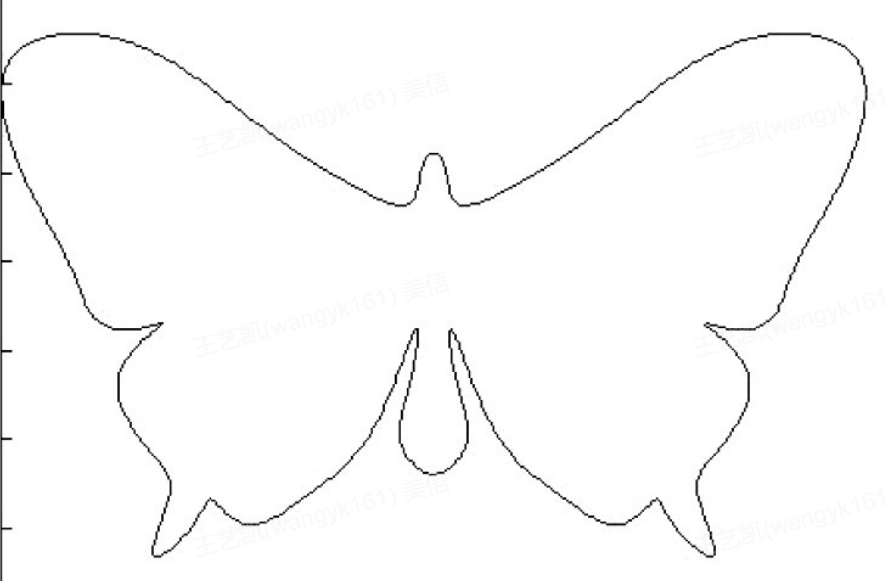
%> input picture m_file/轨迹规划/butterfly.png, 888 x 581 px
$ octave output_origin_trace.m   (GNU Octave 9; MATLAB toolbox functions it lacks are replaced by stand-ins)
%> lines starting %> are read from the running program, lines starting %| are printed output that depends on the picture; in (x1, y1, x2, y2) boxes, pixels count from 0 and x2, y2 are one past the last pixel; in counts of white or black regions, pixels touching at a corner belong together; the program's own positions count from 1
%% 图像读取

img = imread('butterfly.png');
%> img is the input picture: size 581x888x3 uint8; min 0, max 255, mean 251.1
gray_img = rgb2gray(img);
bw_img = imbinarize(gray_img);
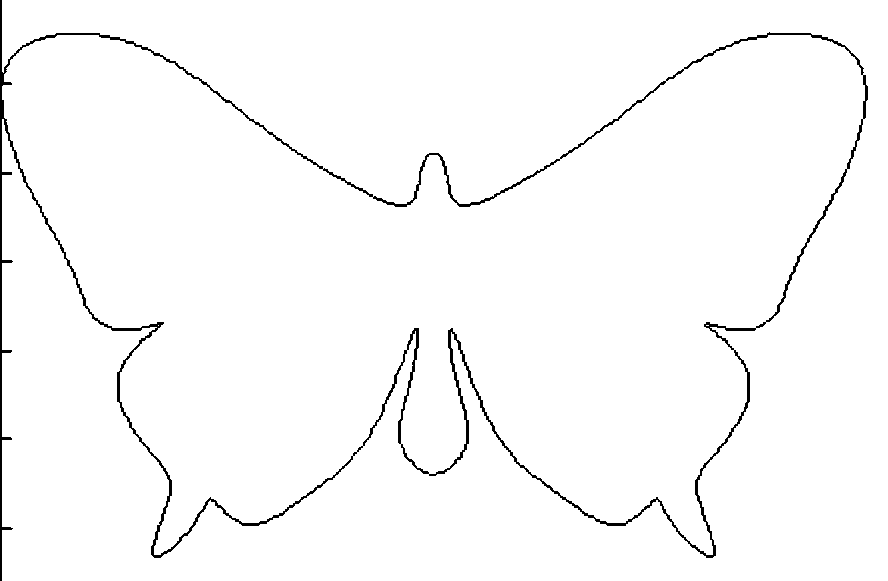
%> bw_img: size 581x888 logical; 98.1% white; 1 black region, box (x1, y1, x2, y2) and area: (0, 0, 868, 581) 9932
bw_img = imcomplement(bw_img); % 反相确保轨迹为白色

%% 边界点提取

boundaries = bwareaopen(bw_img,50);
boundaries = imfill(boundaries,'holes');
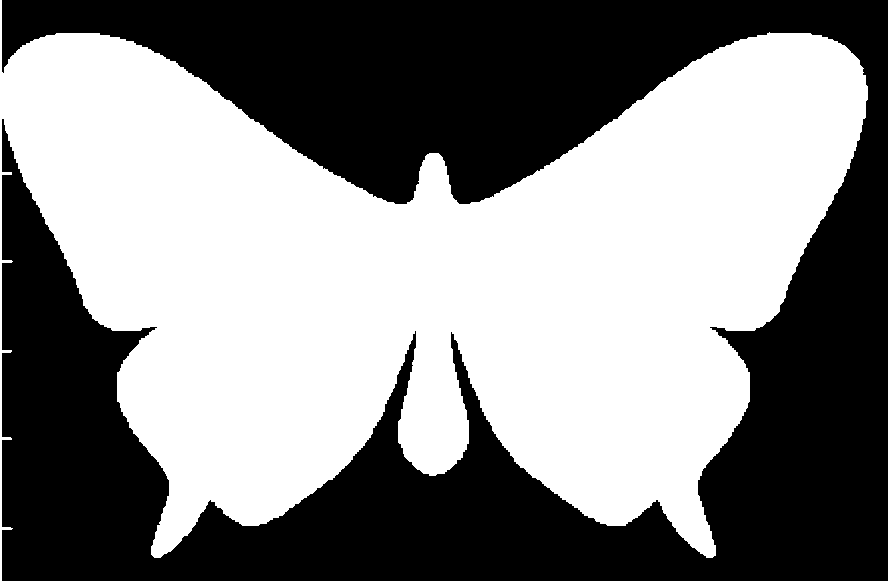
%> boundaries: size 581x888 logical; 52.6% white; 1 black region, box (x1, y1, x2, y2) and area: (2, 0, 888, 581) 244475
skeleton = bwmorph(boundaries,'skel', Inf);% 提取骨架，直至无法继续优化
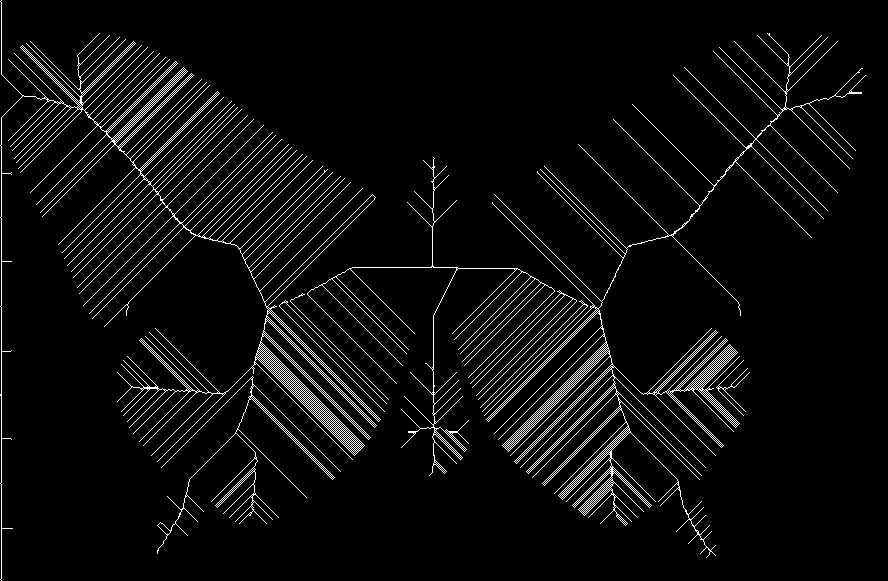
%> skeleton: size 581x888 logical; 4.5% white in thin lines or dots
skeleton = bwmorph(skeleton, 'spur', 10);% 修剪短于10个像素的分支
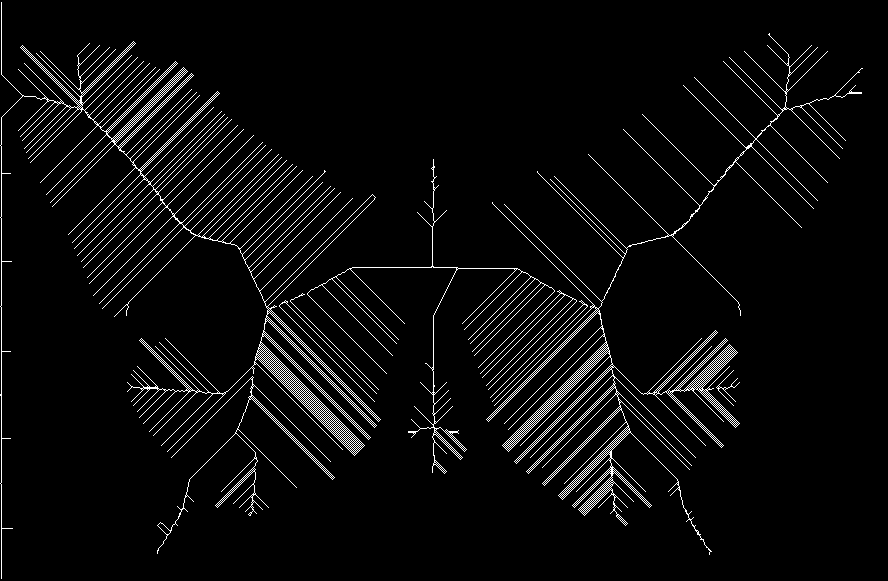
%> skeleton: size 581x888 logical; 4.1% white in thin lines or dots
[endpoints_y, endpoints_x] = find(bwmorph(skeleton, 'endpoints'));
%> endpoints_y = 397 values from 3 to 579; endpoints_x = 397 values from 1 to 863
selectBoundary = bwtraceboundary(skeleton, [endpoints_y(1), endpoints_x(1)], 'W', 8, Inf, 'counterclockwise');

%% 同步CNC坐标

% 假设实际加工尺寸为100*100
scale_x = 100 / size(bw_img,2);
%> scale_x = 0.113
scale_y = 100 / size(bw_img,1);
%> scale_y = 0.172
Q_real = [selectBoundary(:,2)*scale_x, (size(bw_img,1)-selectBoundary(:,1))*scale_y];% y轴翻转适应CNC坐标系

%% 生成连续小线段

line_segment = [];
for i = 1:length(Q_real)-1
    segment = [Q_real(i,:),Q_real(i+1,:)];
    line_segment = [line_segment;segment];
end
%> this loop made 13590 passes
%> segment on passes 3 to 5: [0.225 31.67 0.225 31.5], [0.225 31.5 0.225 31.33], [0.225 31.33 0.225 31.15]

figure;
imshow(skeleton);
title('单像素宽轨迹');
figure;
plot(Q_real(:,1),Q_real(:,2),'r.-');
title('原始轨迹点集');
axis equal
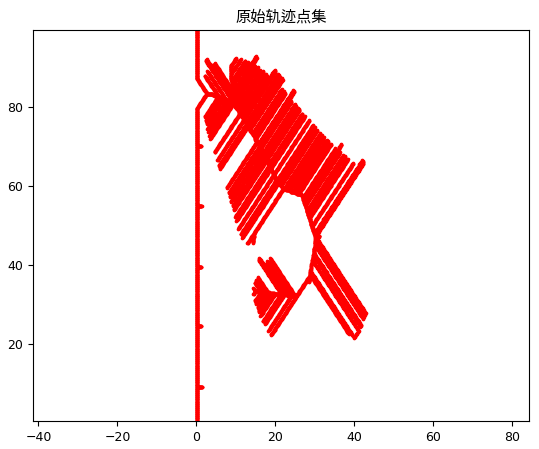
%> figure redrawn from the program's plot data
